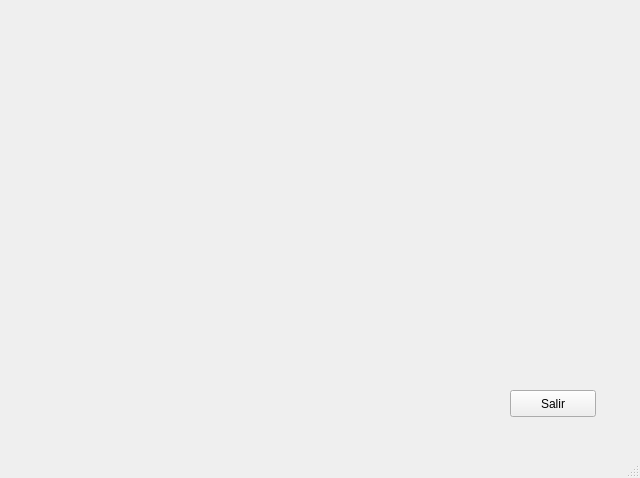
<?xml version="1.0" encoding="UTF-8"?>
<ui version="4.0">
 <class>principal</class>
 <widget class="QMainWindow" name="principal">
  <property name="geometry">
   <rect>
    <x>0</x>
    <y>0</y>
    <width>640</width>
    <height>478</height>
   </rect>
  </property>
  <property name="windowTitle">
   <string>SuperiorCore App</string>
  </property>
  <widget class="QWidget" name="centralwidget">
   <widget class="QLabel" name="lb_usuario">
    <property name="geometry">
     <rect>
      <x>60</x>
      <y>80</y>
      <width>471</width>
      <height>101</height>
     </rect>
    </property>
    <property name="font">
     <font>
      <family>Serif</family>
      <pointsize>12</pointsize>
      <weight>75</weight>
      <bold>true</bold>
     </font>
    </property>
    <property name="text">
     <string/>
    </property>
    <property name="alignment">
     <set>Qt::AlignCenter</set>
    </property>
   </widget>
   <widget class="QPushButton" name="pushButton">
    <property name="geometry">
     <rect>
      <x>510</x>
      <y>390</y>
      <width>86</width>
      <height>27</height>
     </rect>
    </property>
    <property name="text">
     <string>Salir</string>
    </property>
   </widget>
  </widget>
  <widget class="QMenuBar" name="menubar">
   <property name="geometry">
    <rect>
     <x>0</x>
     <y>0</y>
     <width>640</width>
     <height>21</height>
    </rect>
   </property>
  </widget>
  <widget class="QStatusBar" name="statusbar"/>
 </widget>
 <resources/>
 <connections>
  <connection>
   <sender>pushButton</sender>
   <signal>clicked()</signal>
   <receiver>principal</receiver>
   <slot>close()</slot>
   <hints>
    <hint type="sourcelabel">
     <x>538</x>
     <y>422</y>
    </hint>
    <hint type="destinationlabel">
     <x>467</x>
     <y>349</y>
    </hint>
   </hints>
  </connection>
 </connections>
</ui>
